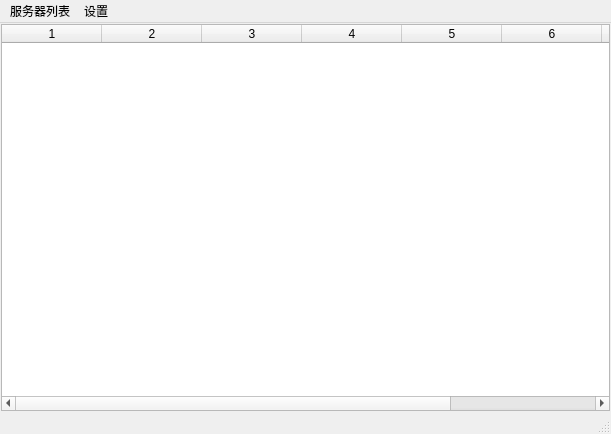
<?xml version="1.0" encoding="UTF-8"?>
<ui version="4.0">
 <class>MainWindowServerList</class>
 <widget class="QMainWindow" name="MainWindowServerList">
  <property name="windowModality">
   <enum>Qt::WindowModal</enum>
  </property>
  <property name="geometry">
   <rect>
    <x>0</x>
    <y>0</y>
    <width>611</width>
    <height>434</height>
   </rect>
  </property>
  <property name="windowTitle">
   <string>查找服务器</string>
  </property>
  <widget class="QWidget" name="centralwidget">
   <layout class="QHBoxLayout" name="horizontalLayout">
    <property name="leftMargin">
     <number>1</number>
    </property>
    <property name="topMargin">
     <number>1</number>
    </property>
    <property name="rightMargin">
     <number>1</number>
    </property>
    <property name="bottomMargin">
     <number>1</number>
    </property>
    <item>
     <widget class="QTableWidget" name="tableWidgetServerList">
      <property name="contextMenuPolicy">
       <enum>Qt::CustomContextMenu</enum>
      </property>
      <property name="editTriggers">
       <set>QAbstractItemView::NoEditTriggers</set>
      </property>
      <property name="selectionMode">
       <enum>QAbstractItemView::SingleSelection</enum>
      </property>
      <property name="sortingEnabled">
       <bool>true</bool>
      </property>
      <property name="rowCount">
       <number>0</number>
      </property>
      <property name="columnCount">
       <number>8</number>
      </property>
      <column/>
      <column/>
      <column/>
      <column/>
      <column/>
      <column/>
      <column/>
      <column/>
     </widget>
    </item>
   </layout>
  </widget>
  <widget class="QMenuBar" name="menuBar">
   <property name="geometry">
    <rect>
     <x>0</x>
     <y>0</y>
     <width>611</width>
     <height>23</height>
    </rect>
   </property>
   <widget class="QMenu" name="menuSettings">
    <property name="title">
     <string>设置</string>
    </property>
    <addaction name="actionAdvance"/>
   </widget>
   <widget class="QMenu" name="menuServers">
    <property name="title">
     <string>服务器列表</string>
    </property>
    <addaction name="actionGetMore"/>
    <addaction name="actionRefresh"/>
   </widget>
   <addaction name="menuServers"/>
   <addaction name="menuSettings"/>
  </widget>
  <widget class="QStatusBar" name="statusBar"/>
  <action name="actionAdvance">
   <property name="text">
    <string>高级设置...</string>
   </property>
  </action>
  <action name="actionGetMore">
   <property name="text">
    <string>获取更多</string>
   </property>
  </action>
  <action name="actionRefresh">
   <property name="text">
    <string>刷新</string>
   </property>
  </action>
 </widget>
 <resources/>
 <connections/>
</ui>
